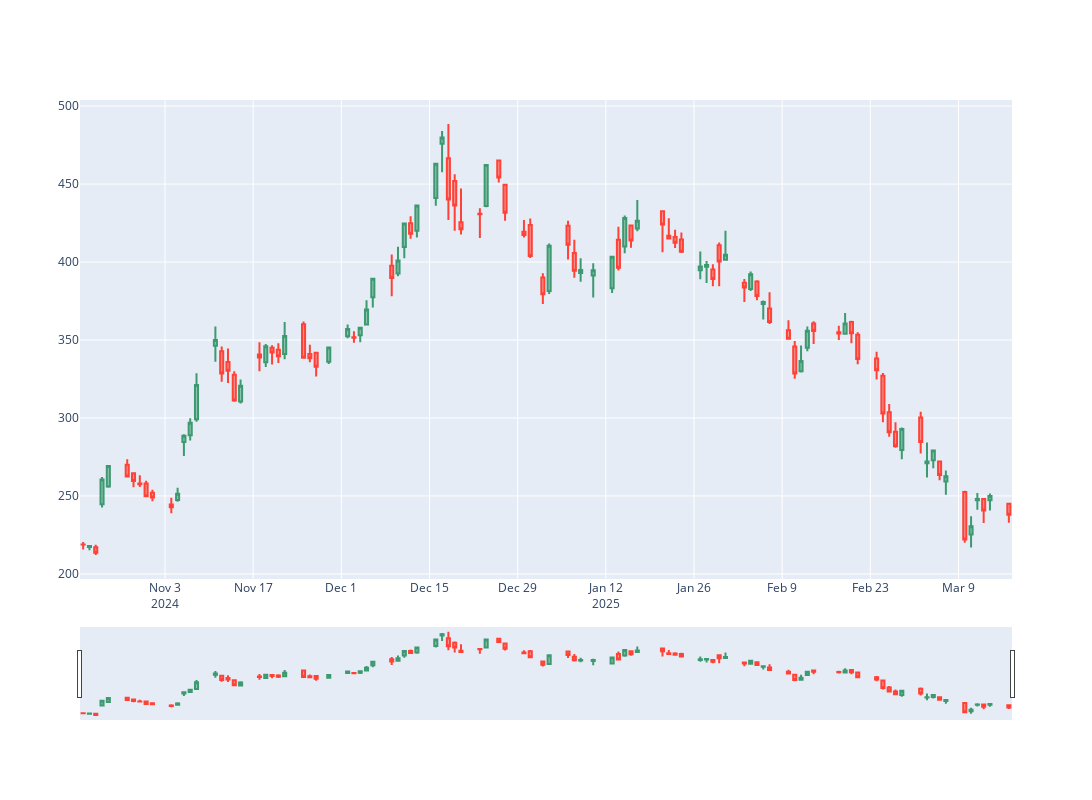

Source (notebook cell):
### Code cell
fig2 = client.candlestick_chart(df2)
fig2.show()
